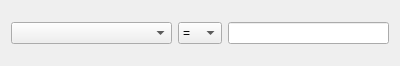
<?xml version="1.0" encoding="UTF-8"?>
<ui version="4.0">
 <class>FilterQueryWidget</class>
 <widget class="QWidget" name="FilterQueryWidget">
  <property name="geometry">
   <rect>
    <x>0</x>
    <y>0</y>
    <width>400</width>
    <height>66</height>
   </rect>
  </property>
  <property name="windowTitle">
   <string>Form</string>
  </property>
  <layout class="QHBoxLayout" name="horizontalLayout">
   <item>
    <widget class="QComboBox" name="cb_columns"/>
   </item>
   <item>
    <widget class="QComboBox" name="cb_operations">
     <property name="sizePolicy">
      <sizepolicy hsizetype="Fixed" vsizetype="Fixed">
       <horstretch>0</horstretch>
       <verstretch>0</verstretch>
      </sizepolicy>
     </property>
     <item>
      <property name="text">
       <string>=</string>
      </property>
     </item>
     <item>
      <property name="text">
       <string>&lt;</string>
      </property>
     </item>
     <item>
      <property name="text">
       <string>&lt;=</string>
      </property>
     </item>
     <item>
      <property name="text">
       <string>&gt;</string>
      </property>
     </item>
     <item>
      <property name="text">
       <string>&gt;=</string>
      </property>
     </item>
    </widget>
   </item>
   <item>
    <widget class="QLineEdit" name="txt_target_val">
     <property name="sizePolicy">
      <sizepolicy hsizetype="Preferred" vsizetype="Fixed">
       <horstretch>0</horstretch>
       <verstretch>0</verstretch>
      </sizepolicy>
     </property>
    </widget>
   </item>
  </layout>
 </widget>
 <resources/>
 <connections/>
</ui>
